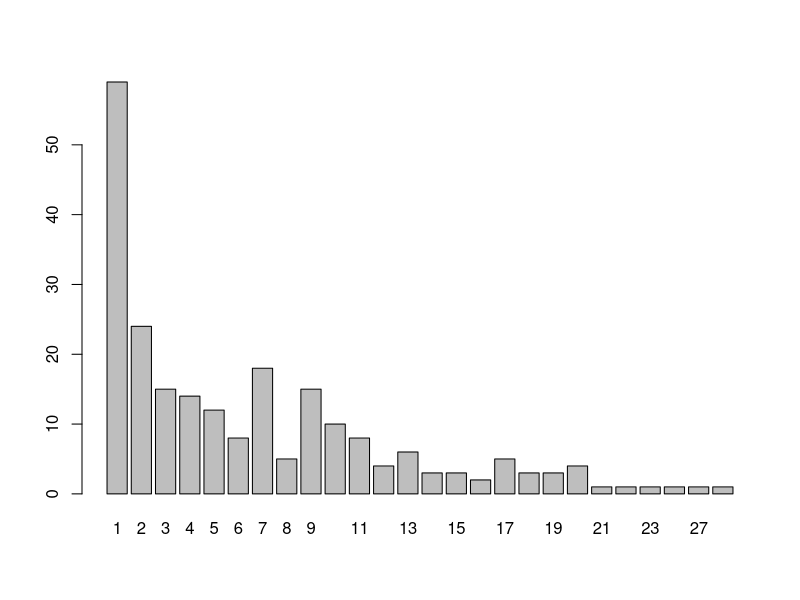
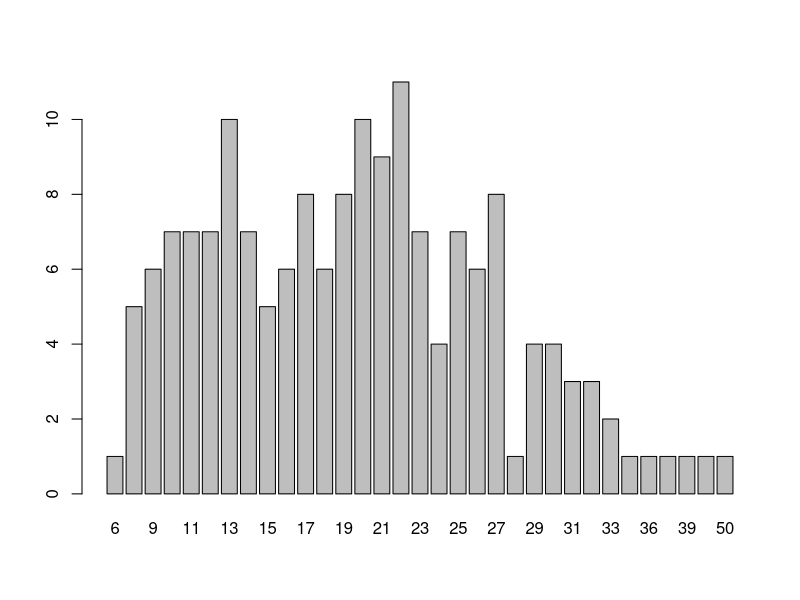

These figures' R source, in order:
# Groupe1

groupe1<-read.table("groupe1.txt")[,1]
groupe1 <- sort(groupe1)

n<-length(groupe1)

# Indicateurs statistiques
summary(groupe1)

# Moyenne, variance et écart-type empiriques (sans biais)
mean(groupe1)
var(groupe1)
sd(groupe1)

# Affichage de lhistogramme

barplot(table(groupe1))


# Groupe2

groupe2<-read.table("groupe2.txt")[,1]
groupe2 <- sort(groupe2)

n<-length(groupe2)

# Indicateurs statistiques
summary(groupe2)

# Moyenne, variance et écart-type empiriques (sans biais)
mean(groupe2)
var(groupe2)
sd(groupe2)

# Affichage de l'histogramme

barplot(table(groupe2))

